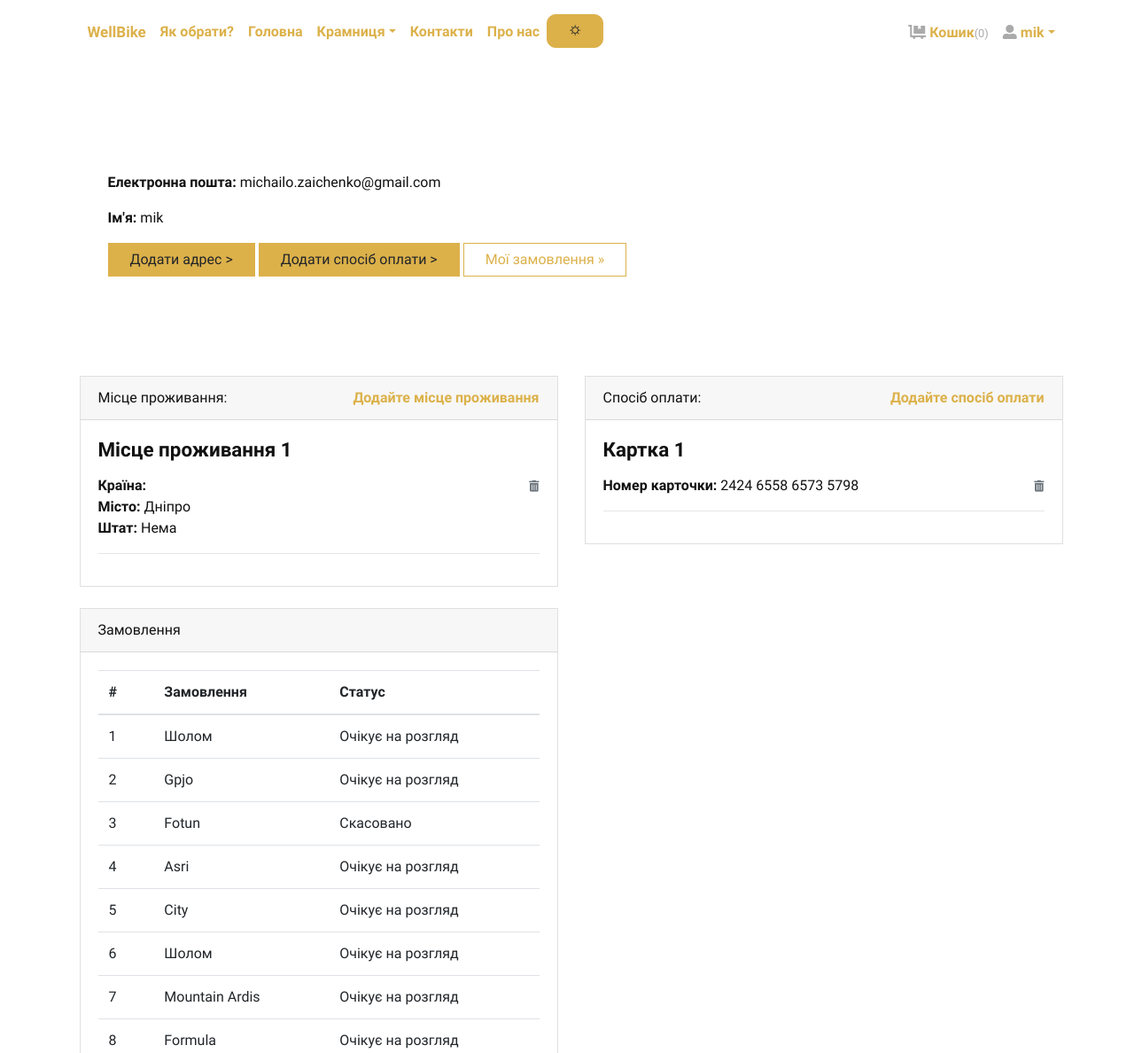
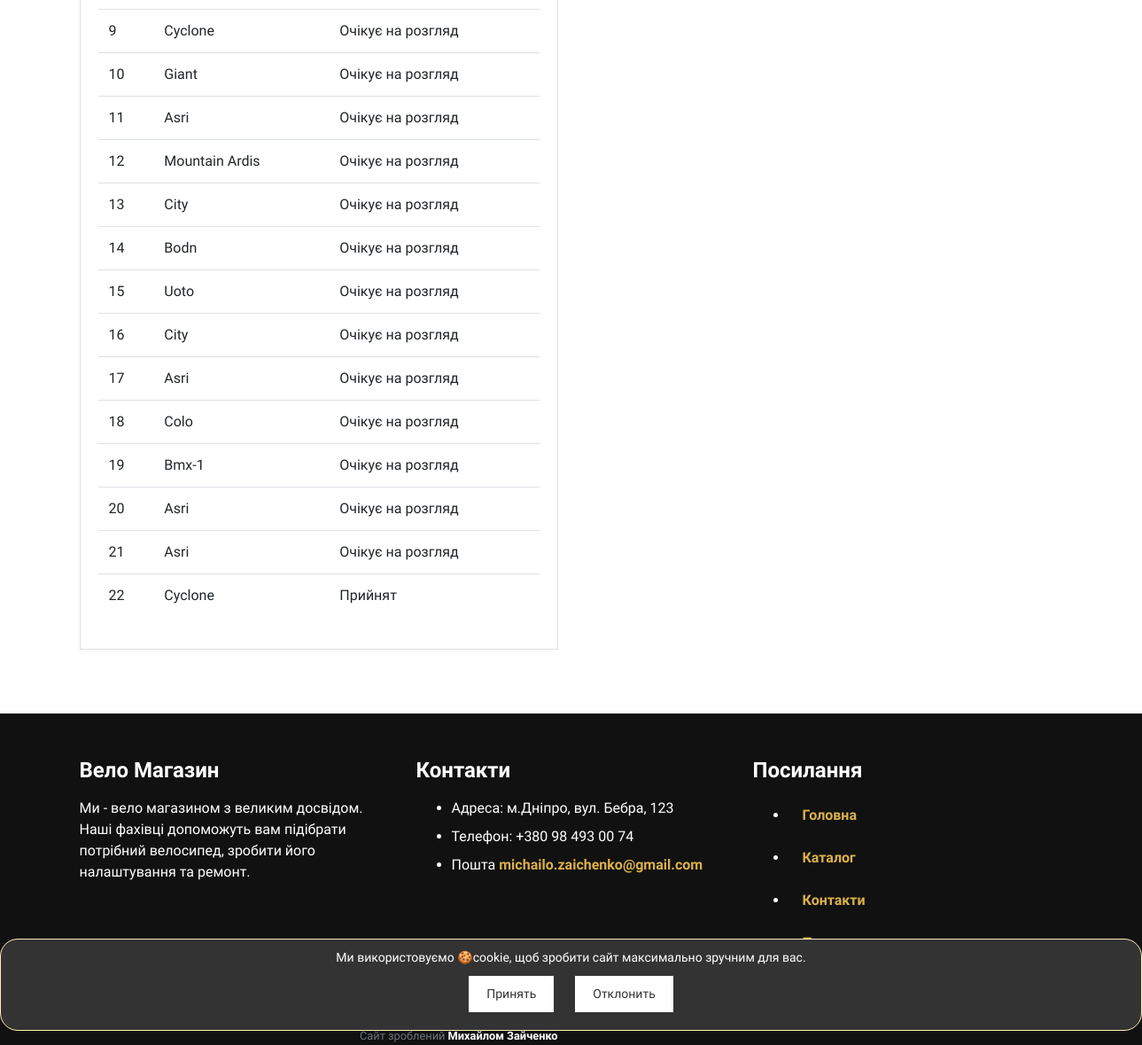
The page /accounts/profile/ (signed in) on the database its author committed (2 pictures, top to bottom).
### store/models.py (models this page shows, shortened)
class Address(models.Model):
    user = models.ForeignKey(User, verbose_name="User", on_delete=models.CASCADE)
    locality = models.CharField(max_length=150, verbose_name="Nearest Location")
    city = models.CharField(max_length=150, verbose_name="City")
    state = models.CharField(max_length=150, verbose_name="State")

class PayingWay(models.Model):
    user = models.ForeignKey(User, verbose_name="User", on_delete=models.CASCADE)
    card_number = models.CharField(max_length=20, verbose_name='card_number')

class Order(models.Model):
    user = models.ForeignKey(User, verbose_name="User", on_delete=models.CASCADE)
    address = models.ForeignKey(Address, verbose_name="Shipping Address", on_delete=models.CASCADE)
    paying_way = models.ForeignKey(PayingWay, verbose_name="Paying Way", on_delete=models.CASCADE, blank=True,
                                   null=True)
    product = models.ForeignKey(Product, verbose_name="Product", on_delete=models.CASCADE)
    quantity = models.PositiveIntegerField(verbose_name="Quantity")
    ordered_date = models.DateTimeField(auto_now_add=True, verbose_name="Ordered Date")
    status = models.CharField(
        choices=STATUS_CHOICES,
        max_length=50,
        default="Очікує на розгляд"
        )

class Product(models.Model):
    title = models.CharField(max_length=150, verbose_name="Product Title")
    slug = models.SlugField(max_length=160, verbose_name="Product Slug")
    sku = models.CharField(max_length=255, unique=True, verbose_name="Unique Product ID (SKU)")
    short_description = models.TextField(verbose_name="Short Description")
    detail_description = models.TextField(blank=True, null=True, verbose_name="Detail Description")
    product_image = models.ImageField(upload_to='product', blank=True, null=True, verbose_name="Product Image")
    price = models.DecimalField(max_digits=8, decimal_places=2)
    category = models.ForeignKey(Category, verbose_name="Product Categoy", on_delete=models.CASCADE)
    is_active = models.BooleanField(verbose_name="Is Active?")
    is_featured = models.BooleanField(verbose_name="Is Featured?")
    created_at = models.DateTimeField(auto_now_add=True, verbose_name="Created Date")
    updated_at = models.DateTimeField(auto_now=True, verbose_name="Updated Date")
    class Meta:
        verbose_name_plural = 'Products'
        ordering = ('-created_at', )

### store/views.py (the view)
# urls.py: path('accounts/profile/', views.profile, name="profile"),
@login_required
def profile(request):
    addresses = Address.objects.filter(user=request.user)
    paying_ways = PayingWay.objects.filter(user=request.user)
    orders = Order.objects.filter(user=request.user)
    your_account = request.user
    return render(request, 'account/profile.html', {'addresses': addresses, 'orders': orders, 'your_account':
        your_account, 'paying_ways': paying_ways})

### store/context_preprocessors.py (called while the page is built)
def store_menu(request):
    categories = Category.objects.filter(is_active=True)
    context = {
        'categories_menu': categories,
    }
    return context

def cart_menu(request):
    if request.user.is_authenticated:
        cart_items= Cart.objects.filter(user=request.user)
        context = {
            'cart_items': cart_items,
        }
    else:
        context = {}
    return context

### store/templates/account/profile.html (shortened to what this page needs)
{% extends 'base.html' %}
{% load static %}
{% block content %}
    <div class="container py-5">
        <div class="jumbotron">
            <p><strong>Електронна пошта:</strong> {{ request.user.email }}</p>
            <p><strong>Ім'я:</strong> {{ request.user.username }}</p>
            <p><a class="btn btn-primary btn-large" href="{% url 'store:add-address' %}">Додати адрес ></a>
                <a class="btn btn-primary btn-large" href="{% url 'store:add-paying-way' %}">Додати спосіб оплати ></a>
                <a class="btn btn-outline-primary btn-large" href="{% url 'store:orders' %}">Мої замовлення »</a></p>
        </div>
        <div class="row">
            <div class="col-lg-6">
                <div class="card mb-4" id="headings">
                    <div class="card-header">Місце проживання: <span class="float-right"><a
                            href="{% url 'store:add-address' %}">Додайте місце проживання</a></span></div>
                    <div class="card-body">
                        {% if addresses %}
                            {% for address in addresses %}
                                <h4 class="mb-3">Місце проживання {{ forloop.counter }}</h4>
                                <span class="float-right"><a href="{% url 'store:remove-address' address.id %}"><i
                                        class="fas fa-trash-alt small text-muted"></i></a></span>
                                <p>
                                    <strong>Країна: </strong>{{ address.country }} <br>
                                    <strong>Місто: </strong>{{ address.city }} <br>
                                    <strong>Штат: </strong>{{ address.state }} <br>
                                </p>
                                <hr>
                            {% endfor %}
                        {% else %}
                            <div class="text-danger">
                                Місце проживання не додано(
                            </div>
                        {% endif %}
                    </div>
                </div>
            </div>
            <div class="col-lg-6">
                <div class="card mb-4" id="headings">
                    <div class="card-header">Спосіб оплати: <span class="float-right"><a
                            href="{% url 'store:add-paying-way' %}">Додайте спосіб оплати</a></span></div>
                    <div class="card-body">
                        {% if paying_ways %}
                            {% for paying_way in paying_ways %}
                                <h4 class="mb-3">Картка {{ forloop.counter }}</h4>
                                <span class="float-right"><a href="{% url 'store:remove-payingway' paying_way.id %}"><i
                                        class="fas fa-trash-alt small text-muted"></i></a></span>
                                <p>
                                    <strong>Номер карточки: </strong>{{ paying_way.card_number }} <br>
                                </p>
                                <hr>
                            {% endfor %}
                        {% else %}
                            <div class="text-danger">
                                Cпосіб оплати не додано(
                            </div>
                        {% endif %}
                    </div>
                </div>
            </div>
            <div class="col-lg-6">
                <div class="card mb-4" id="tables">
                    <div class="card-header">Замовлення</div>
                    <div class="card-body">
                        <table class="table">
                            <thead>
                            <tr>
                                <th>#</th>
                                <th>Замовлення</th>
                                <th>Статус</th>
                            </tr>
                            </thead>
                            <tbody>
                            {% if orders %}
                                {% for order in orders %}
                                    <tr>
                                        <td>{{ forloop.counter }}</td>
                                        <td>{{ order.product.title }}</td>
                                        <td>
                                            {{ order.status }}
                                        </td>
                                    </tr>
                                {% endfor %}
                            {% else %}
                                <tr>
                                    <td class="text-danger" colspan="3">Ви ще нічого не замовляли.</td>
                                </tr>
                            {% endif %}
                            </tbody>
                        </table>
                    </div>
                </div>
            </div>
        </div>
    </div>
{% endblock content %}

### store/templates/navbar.html (shortened to what this page needs)
{% load static %}
{% load i18n %}
{% load cache %}
{% block head %}
    <link href="{% static 'css/header.css' %}" rel="stylesheet" type="text/css">
    <link href="{% static 'css/button_back_col.css' %}" rel="stylesheet" type="text/css">
{% endblock %}
<header>
    <div class="container px-0 px-lg-3">
        <nav class="navbar navbar-expand-lg py-3 px-lg-0">
            <div class="collapse navbar-collapse" id="navbarSupportedContent">
                <ul class="navbar-nav mr-auto">
                    <li class="nav-item">
                        <a class="nav-link active" href="{% url 'store:home' %}"><span
                                class="custom-text">WellBike</span></a>
                    </li>
                    <li class="nav-item">
                        <a class="nav-link" href="{% url 'store:main' %}">Як обрати?</a>
                    </li>
                    <li class="nav-item">
                        <a class="nav-link" href="{% url 'store:home' %}">Головна</a>
                    </li>
                    <li class="nav-item dropdown"><a class="nav-link dropdown-toggle" id="pagesDropdown" href="#"
                                                     data-toggle="dropdown" aria-haspopup="true"
                                                     aria-expanded="false">Крамниця</a>
                    </li>
                    <li class="nav-item">
                        <a class="nav-link" href="{% url 'store:contacts' %}">{% trans "Контакти" %}</a>
                    </li>
                    <li class="nav-item">
                        <a class="nav-link" href="{% url 'store:about' %}"> {% trans "Про нас" %}</a>
                    </li>
                    <li>
                        <div id="toggle-theme" class="btn btn-primary">🌣</div>
                    </li>
                </ul>
                <ul class="navbar-nav ml-auto">
                    {% if request.user.is_authenticated %}
                        <li class="nav-item"><a class="nav-link" href="{% url 'store:cart' %}"> <i
                                class="fas fa-dolly-flatbed mr-1 text-gray"></i>Кошик<small
                                class="text-gray">({{ cart_items.count }})</small></a></li>
                        <li class="nav-item dropdown"><a class="nav-link dropdown-toggle" id="pagesDropdown" href="#"
                                                         data-toggle="dropdown" aria-haspopup="true"
                                                         aria-expanded="false"><i class="fas fa-user-alt mr-1
                                                   text-gray"></i>{{ your_account }}</a></a>
                        </li>
                    {% else %}
                        <li class="nav-item"><a class="nav-link" href="{% url 'store:login' %}">Увійти</a>
                        </li>
                        <li class="nav-item"><a class="nav-link"
                                                href="{% url 'store:register' %}">Створити акаунт</a>
                        </li>
                    {% endif %}
                </ul>
            </div>
        </nav>
    </div>
</header>

### static/css/style.gold.css (style rules this page uses)
.text-gray { color: #aaa !important; }
strong { font-weight: 700; }
.navbar { position: relative; }
.navbar { padding: 0.5rem 1rem; }
.btn { font-weight: 400; border: 1px solid transparent; font-family: inherit; padding: 0.375rem 1.5rem; font-size: 1rem; line-height: 1.5; border-radius: 0; transition: color 0.15s ease-in-out, background-color 0.15s ease-in-out, border-color 0.15s ease-in-out, box-shadow 0.15s ease-in-out; }
.btn-primary { color: #212529; background-color: #dcb14a; border-color: #dcb14a; }
.btn-outline-primary { color: #dcb14a; background-color: transparent; background-image: none; border-color: #dcb14a; }
body { font-family: "Libre Franklin", sans-serif; font-size: 1rem; font-weight: 400; line-height: 1.5; color: #111111; background-color: #fff; }
a { color: #dcb14a; text-decoration: none; }
h1, h2, h3, h4, h5, h6, .h1, .h2, .h3, .h4, .h5, .h6 { margin-bottom: 0.5rem; font-family: inherit; font-weight: 900; line-height: 1.2; color: inherit; }
h4, .h4 { font-size: 1.4rem; }
hr { border-top: 1px solid rgba(17, 17, 17, 0.1); }
small, .small { font-size: 80%; font-weight: 400; }
.nav-link { padding: 0.5rem 1rem; }
.card { border-radius: 0; }
.card-body { padding: 1.25rem; }
.card-header { padding: 0.75rem 1.25rem; background-color: rgba(17, 17, 17, 0.03); border-bottom: 1px solid rgba(17, 17, 17, 0.125); }
.card-header:first-child { border-radius: calc(0 - 1px) calc(0 - 1px) 0 0; }

### static/css/header.css (style rules this page uses)
.custom-text { font-size: 17px; }
a { font-weight: bolder; }
#toggle-theme { border-radius: 10px; }

### rows shown on the page
Address: city "Дніпро", state "Нема"
PayingWay: card_number "2424 6558 6573 5798"
Order: product "Шолом", status "Очікує на розгляд"
Order: product "Gpjo", status "Очікує на розгляд"
Order: product "Fotun", status "Скасовано"
Order: product "Asri", status "Очікує на розгляд"
Order: product "City", status "Очікує на розгляд"
Order: product "Шолом", status "Очікує на розгляд"
Order: product "Mountain Ardis", status "Очікує на розгляд"
Order: product "Formula", status "Очікує на розгляд"
Order: product "Cyclone", status "Очікує на розгляд"
Order: product "Giant", status "Очікує на розгляд"
Order: product "Asri", status "Очікує на розгляд"
Order: product "Mountain Ardis", status "Очікує на розгляд"
Order: product "City", status "Очікує на розгляд"
Order: product "Bodn", status "Очікує на розгляд"
Order: product "Uoto", status "Очікує на розгляд"
Order: product "City", status "Очікує на розгляд"
Order: product "Asri", status "Очікує на розгляд"
Order: product "Colo", status "Очікує на розгляд"
Order: product "Bmx-1", status "Очікує на розгляд"
Order: product "Asri", status "Очікує на розгляд"
Order: product "Asri", status "Очікує на розгляд"
Order: product "Cyclone", status "Прийнят"

### other values the page prints
{{ cart_items.count }} "0"
{{ your_account }} "mik"
{{ request.user.email }} "michailo.zaichenko@gmail.com"
{{ request.user.username }} "mik"
